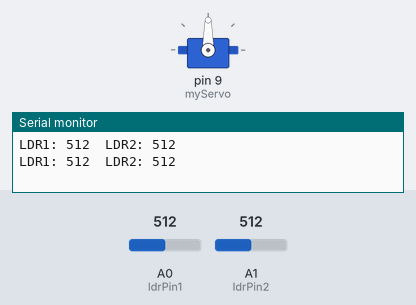
A sketch run on a simulated Arduino Uno, built with avr-gcc and run on an emulated ATmega328P. Parts: servo, the last lines printed to the serial monitor. The inputs (shaded band) are chosen by the test bench; at power-on: A0 (ldrPin1) = 512, A1 (ldrPin2) = 512.

Above: at 1.8 s.
1.9 s: A0 (ldrPin1) set to 716
At 3.9 s:
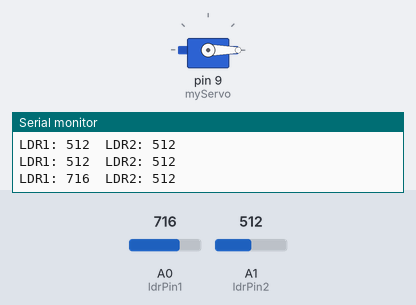
4.4 s: A1 (ldrPin2) set to 900
At 7.7 s:
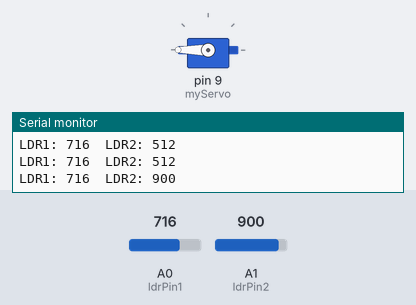
8.2 s: A0 (ldrPin1) set to 900
At 8.9 s:
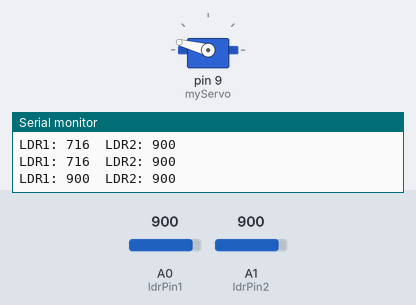
11.1 s: A0 (ldrPin1) set to 1023
At 12.12 s:
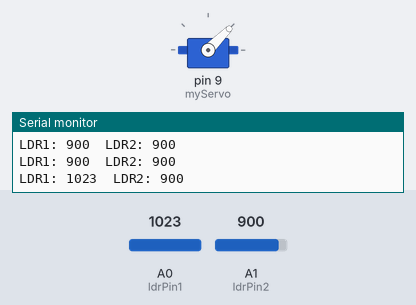
14.0 s: A0 (ldrPin1) set to 511
At 15.34 s:
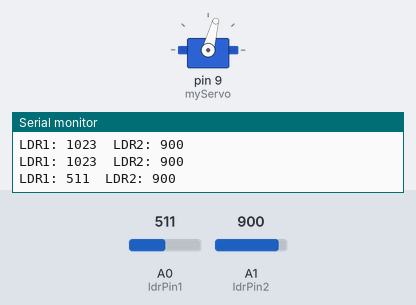
Timing chart, 0 to 17.9 s (numbered marks = the images above; inputs shaded):
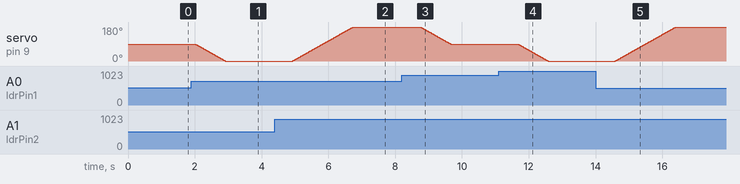

Measured:
- after the input at 1.9 s, servo on pin 9 (myServo): moves from 90° to 0° over 0.91 s, starting after 0.11 s
- after the input at 4.4 s, servo on pin 9 (myServo): moves from 0° to 180° over 1.8 s, starting after 0.53 s
- after the input at 8.2 s, servo on pin 9 (myServo): moves from 180° to 90° over 0.91 s, starting after 0.56 s
- after the input at 11.1 s, servo on pin 9 (myServo): moves from 90° to 0° over 0.91 s, starting after 0.57 s
- after the input at 14.0 s, servo on pin 9 (myServo): moves from 0° to 180° over 1.8 s, starting after 0.59 s

The sketch:

solar_tracking3.ino
```cpp
#include <Servo.h>

// Create a Servo object
Servo myServo;

// Define the LDR pins
int ldrPin1 = A0;  // LDR1 connected to pin A0
int ldrPin2 = A1;  // LDR2 connected to pin A1
int ldrValue1 = 0; // Variable to store LDR1 value
int ldrValue2 = 0; // Variable to store LDR2 value

// Current position of the servo
int currentPosition = 90;

void setup() {
  // Attach the servo to pin 9
  myServo.attach(9);

  // Start serial communication for debugging
  Serial.begin(9600);

  // Initialize the servo to the middle position
 myServo.write(currentPosition);
}
void loop() {
  // Read the values from both LDRs
 ldrValue1 = analogRead(ldrPin1);
 ldrValue2 = analogRead(ldrPin2);

  // Print the LDR values to the Serial Monitor (for debugging)
 Serial.print("LDR1: ");
 Serial.print(ldrValue1);
 Serial.print("\tLDR2: ");
 Serial.println(ldrValue2);

 int targetPosition;

  // Compare the LDR values to determine the target position
 if (ldrValue1 > ldrValue2) {
 targetPosition = 0; // Move servo to the left
 } else if (ldrValue2 > ldrValue1) {
 targetPosition = 180; // Move servo to the right
 } else {
 targetPosition = 90; // Center position
 }
// Gradually move the servo to the target position
 moveServoSmoothly(targetPosition);

  // Wait a little before updating again
 delay(1000);
}

// Function to move the servo smoothly
void moveServoSmoothly(int targetPosition) {
 if (currentPosition < targetPosition) {
 for (int pos = currentPosition; pos <= targetPosition; pos++) {
 myServo.write(pos);
 delay(10); // Adjust delay for speed
 }
 } else if (currentPosition > targetPosition) {
 for (int pos = currentPosition; pos >= targetPosition; pos--) {
 myServo.write(pos);
 delay(10); // Adjust delay for speed
 }
 }
 currentPosition = targetPosition; // Update the current position
}
```
